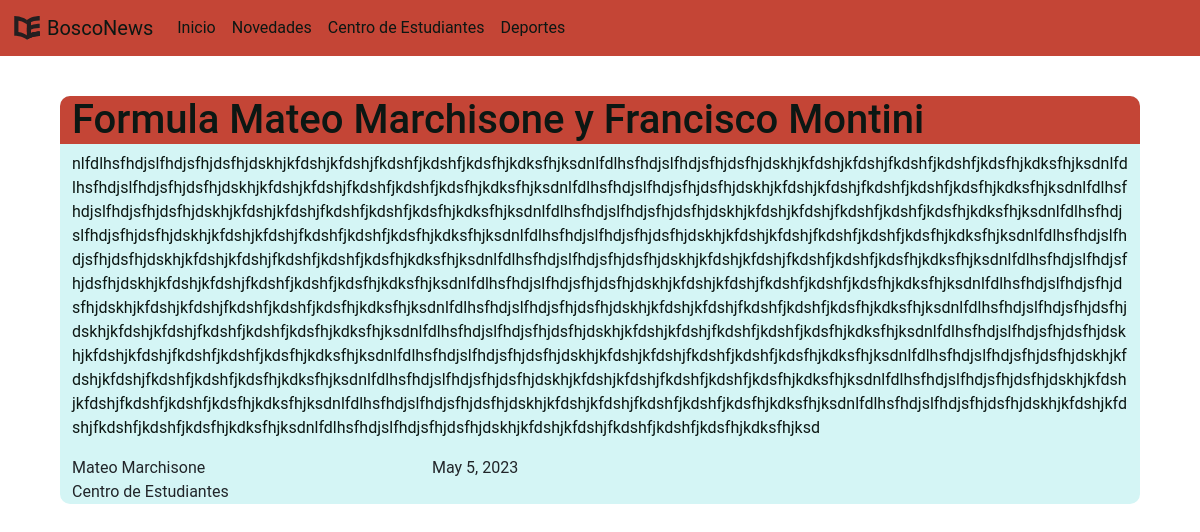
Before: / with the older database file.
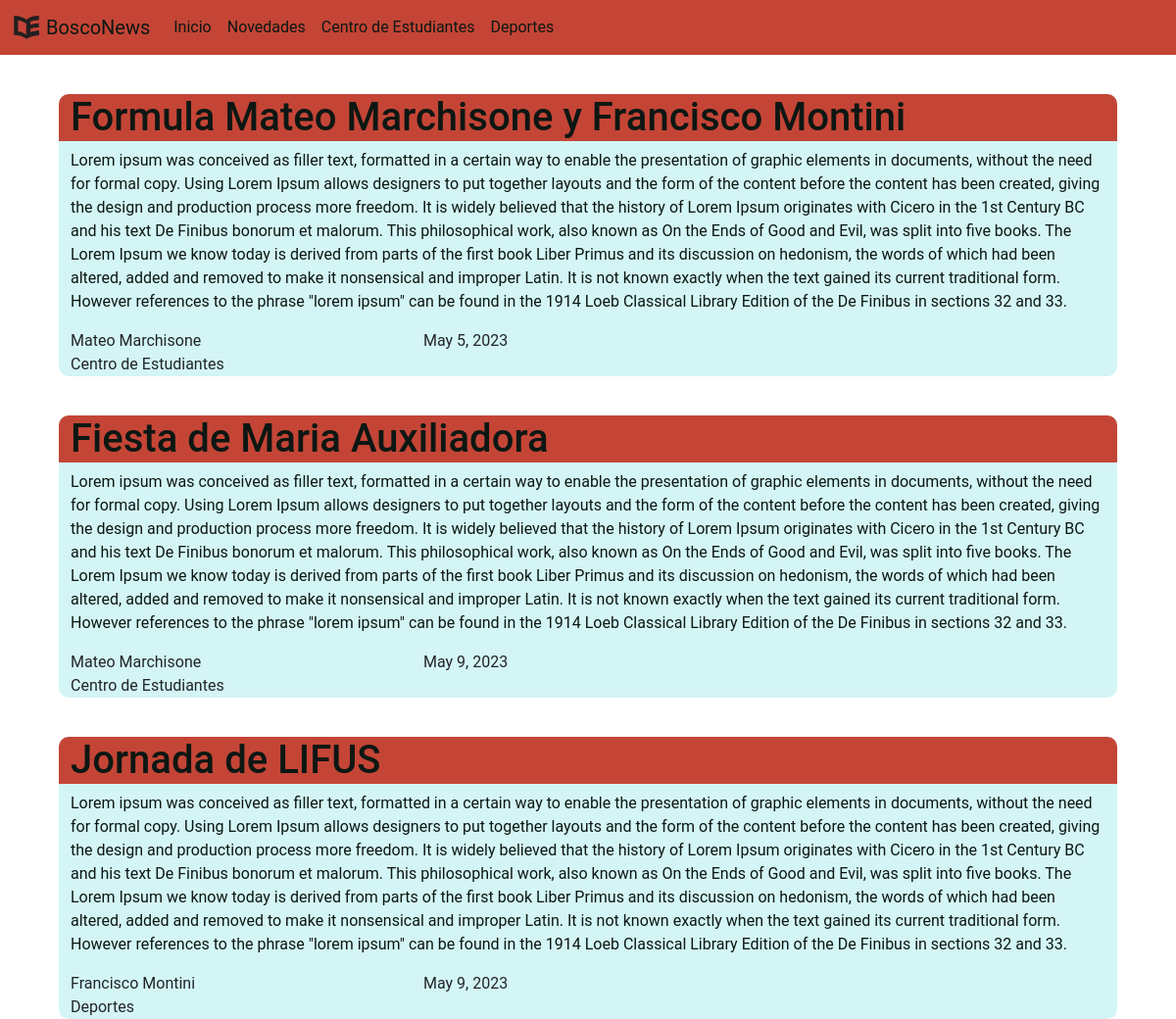
After: the same page with the newer database file.
### confApp/models.py (models this page shows)
class New(models.Model):
    title = models.TextField(blank=True, null=True)
    body = models.TextField(blank=True, null=True)
    publish_date = models.DateField(blank=True, null=True)
    category = models.ForeignKey(Category, models.DO_NOTHING, db_column='category', blank=True, null=True)
    author = models.ForeignKey(Author, models.DO_NOTHING, db_column='author', blank=True, null=True)

class Author(models.Model):
    first_name = models.TextField(blank=True, null=True)
    last_name = models.TextField(blank=True, null=True)
    def __str__(self):
        return f"{self.first_name} {self.last_name} "

class Category(models.Model):
    name = models.TextField(blank=True, null=True)
    description = models.TextField(blank=True, null=True)
    def __str__(self):
        return f"{self.name}"

### confApp/views.py (the view)
# urls.py: path('', home_screen_view, name='home'),
def home_screen_view(request):
    news = New.objects.all()
    authors = Author.objects.all()
    categories = Category.objects.all()
    images = Image.objects.all()
    return render(request, 'Inicio.html',
                  context={'new': news, 'authors': authors, 'categories': categories, 'images': images})

### templates/Inicio.html (shortened to what this page needs)
{% load static %}
<html lang="en">
<head>
    <link href="https://cdn.jsdelivr.net/npm/bootstrap@5.3.0-alpha3/dist/css/bootstrap.min.css" rel="stylesheet"
>
    <link rel="stylesheet" href="{% static 'styles/Inicio.css' %}">
</head>
<body>
{% include 'components/Navbar.html' %}
<div class="container-fluid general">
    {% for n in new %}
    <div class="container-fluid new">
        <div class="container-fluid new-title-container">
            <h1>{{ n.title }}</h1>
        </div>
        <div class="container-fluid body">
            <p class="body-text">
                {{n.body}}
            </p>
        </div>
        <div class="container-fluid">
            <div class="row">
                <div class="col-lg-4">
                    {{ n.author }}
                </div>
                <div class="col-lg-3">
                    {{ n.publish_date }}
                </div>
            </div>
            <div class="col-lg-3">
                {{ n.category }}
            </div>
        </div>
    </div>
    {% endfor %}
</div>
</body>
</html>

Changed rows visible on the page:
changed New "Formula Mateo Marchisone y Francisco Montini": body "nlfdlhsfhdjslfhdjsfhjdsfhjdskhjkfdshjkfdshjfkdshfjkdshfjkdsfhjkdksfhjksdnlfdlhsfhdjslfhdjsfhjdsfhjdskhjkfdshjkfdshjfkdshfjkdshfjkdsfhjkdksfhjksdnlfdlhsfhdjslfhdjsfhjdsfhjdskhjkfdshjkfdshjfkdshfjkdshfjkdsfhjkdksfhjksdnlfdlhsfhdjslfhdjsfhjdsfhjdskhjkfdshjkfdshjfkdshfjkdshfjkdsfhjkdksfhjksdnlfdlhsfhdjslfhdjsfhjdsfhjdskhjkfdshjkfdshjfkdshfjkdshfjkdsfhjkdksfhjksdnlfdlhsfhdjslfhdjsfhjdsfhjdskhjkfdshjkfdshjfkdshfjkdshfjkdsfhjkdksfhjksdnlfdlhsfhdjslfhdjsfhjdsfhjdskhjkfdshjkfdshjfkdshfjkdshfjkdsfhjkdksfhjksdnlfdlhsfhdjslfhdjsfhjdsfhjdskhjkfdshjkfdshjfkdshfjkdshfjkdsfhjkdksfhjksdnlfdlhsfhdjslfhdjsfhjdsfhjdskhjkfdshjkfdshjfkdshfjkdshfjkdsfhjkdksfhjksdnlfdlhsfhdjslfhdjsfhjdsfhjdskhjkfdshjkfdshjfkdshfjkd…" → "Lorem ipsum was conceived as filler text, formatted in a certain way to enable the presentation of graphic elements in documents, without the need for formal copy. Using Lorem Ipsum allows designers to put together layouts and the form of the content before the content has been created, giving the design and production process more freedom. It is widely believed that the history of Lorem Ipsum originates with Cicero in the 1st Century BC and his text De Finibus bonorum et malorum. This philosophical work, also known as On the Ends of Good and Evil, was split into five books. The Lorem Ipsum we know today is derived from parts of the first book Liber Primus and its discussion on hedonism,…"
added New: title "Fiesta de Maria Auxiliadora", body "Lorem ipsum was conceived as filler text, formatted in a certain way to enable the presentation of graphic elements in documents, without the need for formal copy. Using Lorem Ipsum allows designers to put together layouts and the form of the content before the content has been created, giving the design and production process more freedom. It is widely believed that the history of Lorem Ipsum originates with Cicero in the 1st Century BC and his text De Finibus bonorum et malorum. This philosophical work, also known as On the Ends of Good and Evil, was split into five books. The Lorem Ipsum we know today is derived from parts of the first book Liber Primus and its discussion on hedonism,…", author "Mateo Marchisone", publish_date "May 9, 2023", category "Centro de Estudiantes"
added New: title "Jornada de LIFUS", body "Lorem ipsum was conceived as filler text, formatted in a certain way to enable the presentation of graphic elements in documents, without the need for formal copy. Using Lorem Ipsum allows designers to put together layouts and the form of the content before the content has been created, giving the design and production process more freedom. It is widely believed that the history of Lorem Ipsum originates with Cicero in the 1st Century BC and his text De Finibus bonorum et malorum. This philosophical work, also known as On the Ends of Good and Evil, was split into five books. The Lorem Ipsum we know today is derived from parts of the first book Liber Primus and its discussion on hedonism,…", author "Francisco Montini", publish_date "May 9, 2023", category "Deportes"
